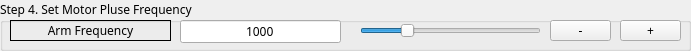
  <widget class="QGroupBox" name="groupBox_Parameter_4">
   <property name="geometry">
    <rect>
     <x>10</x>
     <y>420</y>
     <width>691</width>
     <height>51</height>
    </rect>
   </property>
   <property name="font">
    <font>
     <family>3ds</family>
    </font>
   </property>
   <property name="title">
    <string>Step 4. Set Motor Pluse Frequency</string>
   </property>
   <widget class="QSlider" name="horizontalSlider_Parameter_Arm_Frequency">
    <property name="geometry">
     <rect>
      <x>360</x>
      <y>20</y>
      <width>181</width>
      <height>22</height>
     </rect>
    </property>
    <property name="font">
     <font>
      <family>3ds</family>
     </font>
    </property>
    <property name="minimum">
     <number>1</number>
    </property>
    <property name="maximum">
     <number>80</number>
    </property>
    <property name="pageStep">
     <number>1</number>
    </property>
    <property name="value">
     <number>20</number>
    </property>
    <property name="orientation">
     <enum>Qt::Horizontal</enum>
    </property>
   </widget>
   <widget class="QPushButton" name="pushButton_Parameter_Arm_Frequency_Add">
    <property name="geometry">
     <rect>
      <x>620</x>
      <y>20</y>
      <width>61</width>
      <height>21</height>
     </rect>
    </property>
    <property name="font">
     <font>
      <family>3ds</family>
     </font>
    </property>
    <property name="text">
     <string>+</string>
    </property>
    <property name="autoRepeat">
     <bool>true</bool>
    </property>
    <property name="autoRepeatDelay">
     <number>300</number>
    </property>
   </widget>
   <widget class="QLabel" name="label_Parameter_Arm_Frequency">
    <property name="geometry">
     <rect>
      <x>10</x>
      <y>20</y>
      <width>161</width>
      <height>21</height>
     </rect>
    </property>
    <property name="font">
     <font>
      <family>3ds</family>
     </font>
    </property>
    <property name="frameShape">
     <enum>QFrame::Box</enum>
    </property>
    <property name="text">
     <string>Arm Frequency</string>
    </property>
    <property name="alignment">
     <set>Qt::AlignCenter</set>
    </property>
   </widget>
   <widget class="QLineEdit" name="lineEdit_Parameter_Arm_Frequency">
    <property name="geometry">
     <rect>
      <x>180</x>
      <y>20</y>
      <width>161</width>
      <height>23</height>
     </rect>
    </property>
    <property name="font">
     <font>
      <family>3ds</family>
     </font>
    </property>
    <property name="focusPolicy">
     <enum>Qt::NoFocus</enum>
    </property>
    <property name="styleSheet">
     <string notr="true"/>
    </property>
    <property name="text">
     <string>1000</string>
    </property>
    <property name="alignment">
     <set>Qt::AlignCenter</set>
    </property>
    <property name="readOnly">
     <bool>true</bool>
    </property>
   </widget>
   <widget class="QPushButton" name="pushButton_Parameter_Arm_Frequency_Subtract">
    <property name="geometry">
     <rect>
      <x>550</x>
      <y>20</y>
      <width>61</width>
      <height>21</height>
     </rect>
    </property>
    <property name="font">
     <font>
      <family>3ds</family>
     </font>
    </property>
    <property name="text">
     <string>-</string>
    </property>
    <property name="autoRepeat">
     <bool>true</bool>
    </property>
    <property name="autoRepeatDelay">
     <number>300</number>
    </property>
   </widget>
  </widget>
